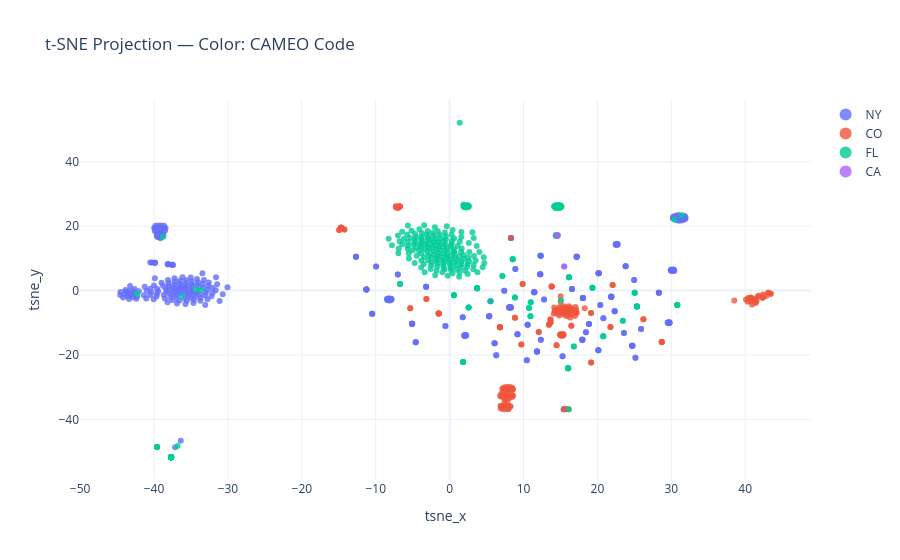

Write notebook code for a chart like this one.
### Code cell
plot_15 = plot_tsne(all_15)

### Figure 1 — Plotly figure (JSON) as saved in the notebook; plotly's stock layout.template omitted (floating-point values rounded to 4 significant figures; data arrays with more than 128 entries replaced by an {"elided": "..."} marker saying what was removed)
{"data": [{"customdata": {"elided": "364x5 mixed values"}, "hovertemplate": "state=%{customdata[4]}<br>GlobalEventID=%{customdata[0]}<br>EventCode=%{customdata[1]}<br>CAMEO_label=%{customdata[2]}<br>title=%{customdata[3]}<extra></extra>", "legendgroup": "NY", "marker": {"color": "#636efa", "opacity": 0.8, "size": 6, "symbol": "circle"}, "mode": "markers", "name": "NY", "orientation": "v", "showlegend": true, "type": "scatter", "x": {"elided": "364 float values"}, "xaxis": "x", "y": {"elided": "364 float values"}, "yaxis": "y"}, {"customdata": {"elided": "186x5 mixed values"}, "hovertemplate": "state=%{customdata[4]}<br>GlobalEventID=%{customdata[0]}<br>EventCode=%{customdata[1]}<br>CAMEO_label=%{customdata[2]}<br>title=%{customdata[3]}<extra></extra>", "legendgroup": "CO", "marker": {"color": "#EF553B", "opacity": 0.8, "size": 6, "symbol": "circle"}, "mode": "markers", "name": "CO", "orientation": "v", "showlegend": true, "type": "scatter", "x": {"elided": "186 float values"}, "xaxis": "x", "y": {"elided": "186 float values"}, "yaxis": "y"}, {"customdata": {"elided": "299x5 mixed values"}, "hovertemplate": "state=%{customdata[4]}<br>GlobalEventID=%{customdata[0]}<br>EventCode=%{customdata[1]}<br>CAMEO_label=%{customdata[2]}<br>title=%{customdata[3]}<extra></extra>", "legendgroup": "FL", "marker": {"color": "#00cc96", "opacity": 0.8, "size": 6, "symbol": "circle"}, "mode": "markers", "name": "FL", "orientation": "v", "showlegend": true, "type": "scatter", "x": {"elided": "299 float values"}, "xaxis": "x", "y": {"elided": "299 float values"}, "yaxis": "y"}, {"customdata": [[298142245, "190.0_190_19", "19: FIGHT", "StockExaminer - AI-Powered Stock Chatbot", "CA"], [298570084, "40.0_40_4", "4: CONSULT", "StockExaminer - AI-Powered Stock Chatbot", "CA"], [298742226, "190.0_190_19", "19: FIGHT", "Three killed, five wounded in Myrtle Beach shootings", "CA"], [298643776, "190.0_190_19", "19: FIGHT", "Three killed, five wounded in Myrtle Beach shootings", "CA"]], "hovertemplate": "state=%{customdata[4]}<br>GlobalEventID=%{customdata[0]}<br>EventCode=%{customdata[1]}<br>CAMEO_label=%{customdata[2]}<br>title=%{customdata[3]}<extra></extra>", "legendgroup": "CA", "marker": {"color": "#ab63fa", "opacity": 0.8, "size": 6, "symbol": "circle"}, "mode": "markers", "name": "CA", "orientation": "v", "showlegend": true, "type": "scatter", "x": [14.48, 14.64, 15.51, 15.51], "xaxis": "x", "y": [16.95, 17.15, 7.475, 7.475], "yaxis": "y"}], "layout": {"legend": {"groupclick": "toggleitem", "itemsizing": "constant", "title": {"text": ""}, "tracegroupgap": 0}, "title": {"text": "t-SNE Projection — Color: CAMEO Code"}, "xaxis": {"anchor": "y", "domain": [0, 1], "title": {"text": "tsne_x"}}, "yaxis": {"anchor": "x", "domain": [0, 1], "title": {"text": "tsne_y"}}}}
